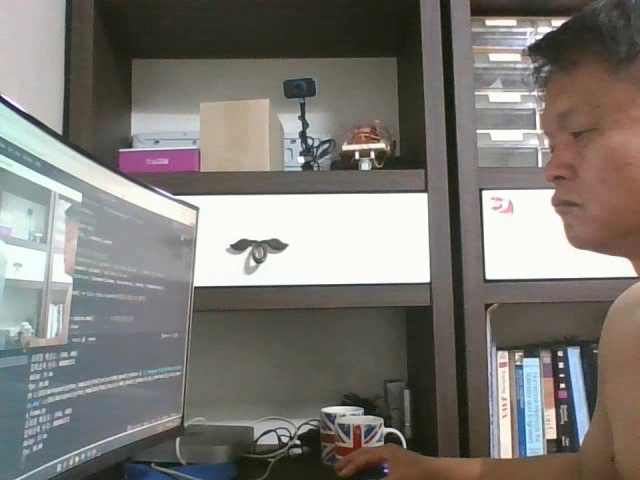
#> input picture frame 8 of ch_04_Interface/img/video_file.avi, 640 x 480 px, given in place of the camera
$ python 22_read_camera_write_video.py
#> lines starting #> are read from the running program, lines starting #| are printed output that depends on the picture; after the words box and inside, x2 and y2 are one past the last pixel; in counts of white or black regions, pixels touching at a corner belong together
# 22_read_camera_write_video.py

import cv2

# 비디오 캡처 객체 생성 (기본 카메라 사용)
camera = cv2.VideoCapture(0)

# 비디오 저장을 위한 설정
fourcc = cv2.VideoWriter_fourcc(*'XVID')
fileName = "output.mp4"
out = cv2.VideoWriter( fileName, fourcc, 20.0, (640, 480) )

name = "Your Name"  # 여기에 자신의 이름을 입력하세요

fps = int( camera.get( cv2.CAP_PROP_FPS ) )        # 초당 프레임 수
delay = int(1000/fps)                              # 지연 시간 (ms)
width = int( camera.get(cv2.CAP_PROP_FRAME_WIDTH) )   # 동영상 넓이
height = int( camera.get(cv2.CAP_PROP_FRAME_HEIGHT) ) # 동영상 높이

font = cv2.FONT_HERSHEY_SIMPLEX # 폰트
fs = fontScale = 0.7 # 폰트 크기 비율
fc = fontColor = (0, 255, 0 ) # 폰트 칼라

count = 0  # 프레임 카운트 초기화

while camera.isOpened() and count < 400 :
    ret, frame = camera.read()
#> frame is the input picture: shape (480, 640, 3); mean B, G, R 116.7, 121.4, 124.7
    if not ret: break

    count += 1

    blue, green, red = cv2.split(frame)             # 영상의 채널 분리
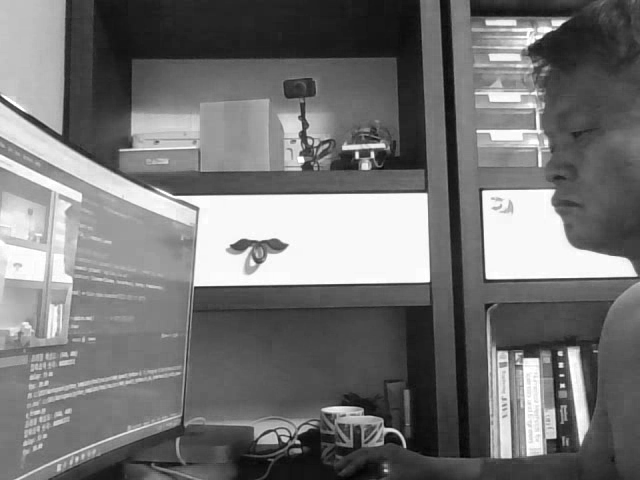
#> blue: shape (480, 640); min 0, max 255, mean 116.7
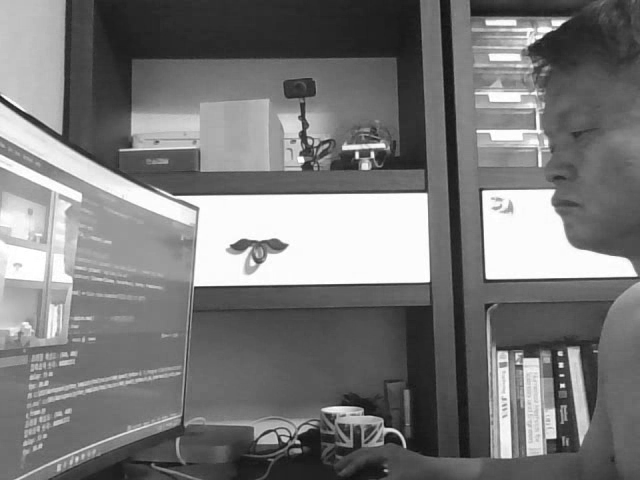
#> green: shape (480, 640); min 10, max 255, mean 121.4
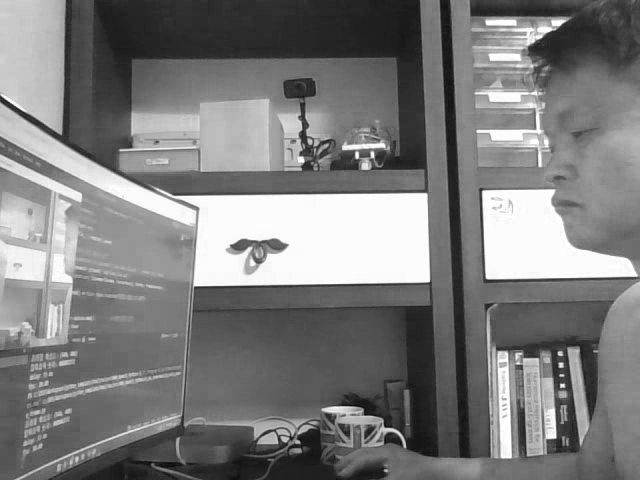
#> red: shape (480, 640); min 10, max 255, mean 124.7

    if   count > 300 : cv2.add( red  , 100, red )    # red 채널 밝기 100 증가
    elif count > 200 : cv2.add( green, 100, green )  # green 채널 밝기 100 증가
    elif count > 100 : cv2.add( blue , 100, blue )   # blue 채널 밝기 100 증가

    frame = cv2.merge( [blue, green, red] )         # 영상의 채널 합성

    # 프레임에 텍스트 정보 출력
    x, y, dy = 20, 0, 30

    frameInfos = [ f"Name: {name}", f"Frame count: {count}", f"FPS: {fps}", f"Width: {width} px", f"Height: {height} px" ]

    for text in frameInfos :
        cv2.putText( frame, text, (x, y := y+dy), font, fs, fc, 2, cv2.LINE_AA )
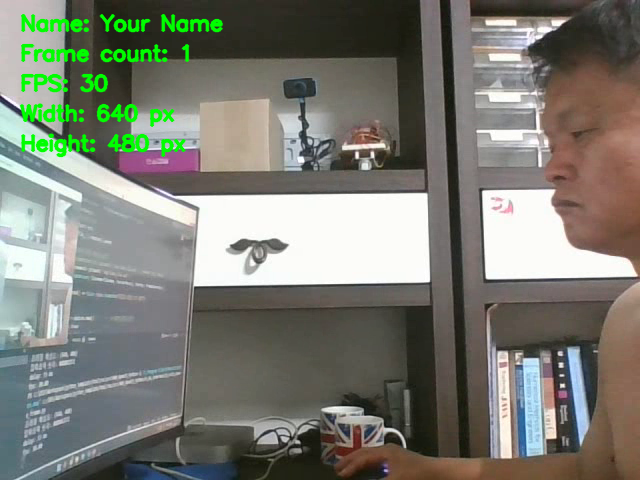
#> frame: shape (480, 640, 3); 2.87% of pixels changed, all inside (x1, y1, x2, y2) = (19, 13, 224, 158)

    # 프레임에 사각형 그리기
    th = thickness = 6                      # 사각형 선의 두께
    start_point = ( th, th )                  # 사각형의 시작점
    end_point = ( width//2, height - th)   # 사각형의 끝점
    color = (0, 255, 255)      # 사각형의 색 (BGR: 파랑, 초록, 빨강)
    cv2.rectangle(frame, start_point, end_point, color, thickness)
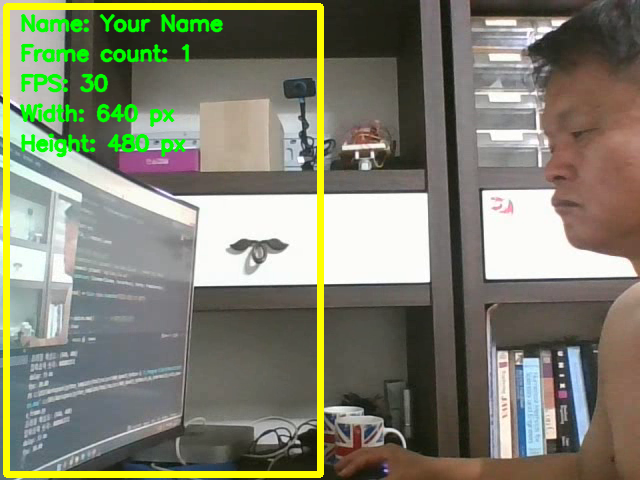
#> frame: shape (480, 640, 3); 3.56% of pixels changed, all inside (x1, y1, x2, y2) = (3, 3, 324, 478)

    # 결과 프레임을 비디오 파일에 저장
    out.write(frame)

    # 프레임을 화면에 표시
    cv2.imshow('Frame', frame)

    # ESC, Q 키를 누르면 루프를 종료
    if ( cv2.waitKey( delay ) & 0xff ) in ( 27, 81, 113 ) : break
#> (key Esc is pressed here)
pass

# 모든 리소스 해제
camera.release()
out.release()
cv2.destroyAllWindows()

print( "동영상 변환이 완료되었습니다.")

$ run again, starting later in the video
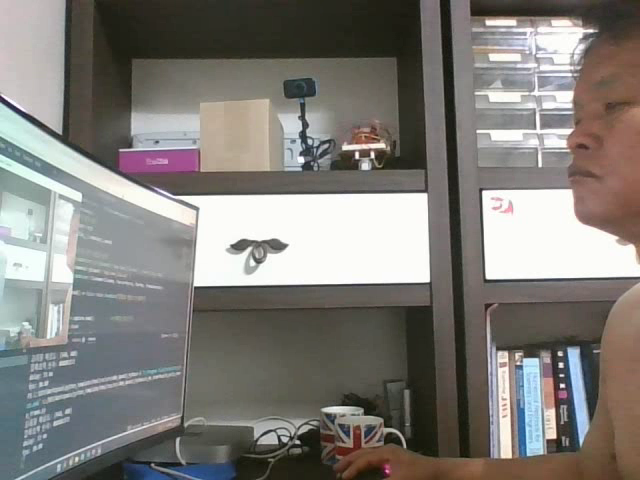
#> input picture frame 37 of ch_04_Interface/img/video_file.avi, 640 x 480 px, given in place of the camera
#> frame is the input picture: shape (480, 640, 3); mean B, G, R 120.7, 125.1, 128
#> after the loop `for text in frameInfos :`:
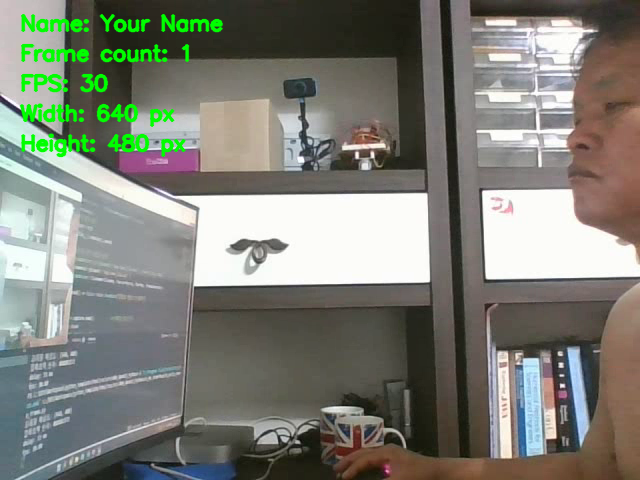
#> frame: shape (480, 640, 3); 2.87% of pixels changed, all inside (x1, y1, x2, y2) = (19, 13, 224, 158)
#> `cv2.rectangle(frame, start_point, end_point, color, thickness)`:
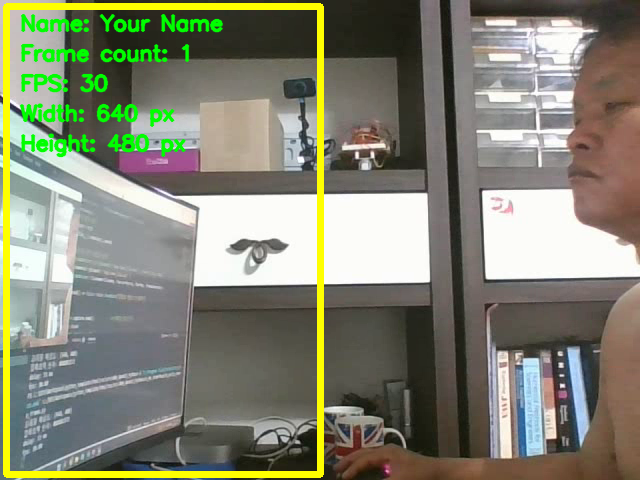
#> frame: shape (480, 640, 3); 3.56% of pixels changed, all inside (x1, y1, x2, y2) = (3, 3, 324, 478)

$ run again, starting later in the video
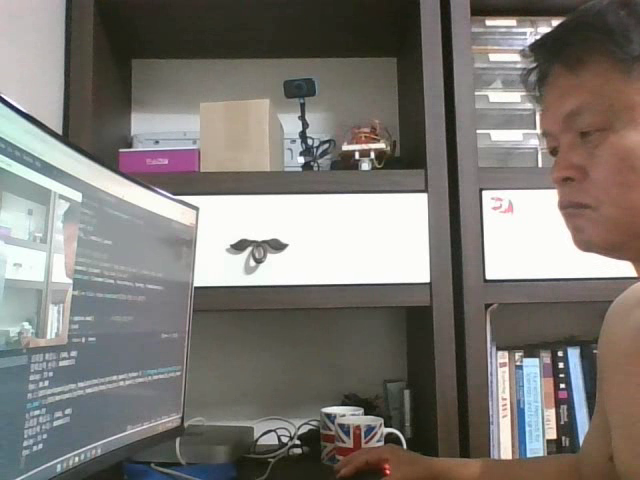
#> input picture frame 66 of ch_04_Interface/img/video_file.avi, 640 x 480 px, given in place of the camera
#> frame is the input picture: shape (480, 640, 3); mean B, G, R 116.2, 121.2, 124.9
#> after the loop `for text in frameInfos :`:
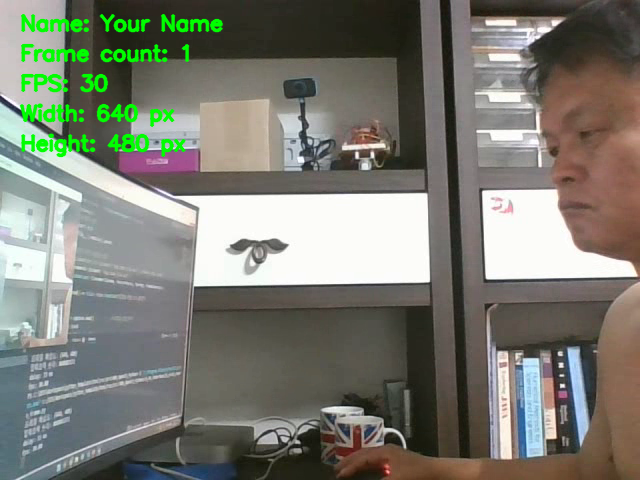
#> frame: shape (480, 640, 3); 2.87% of pixels changed, all inside (x1, y1, x2, y2) = (19, 13, 224, 158)
#> `cv2.rectangle(frame, start_point, end_point, color, thickness)`:
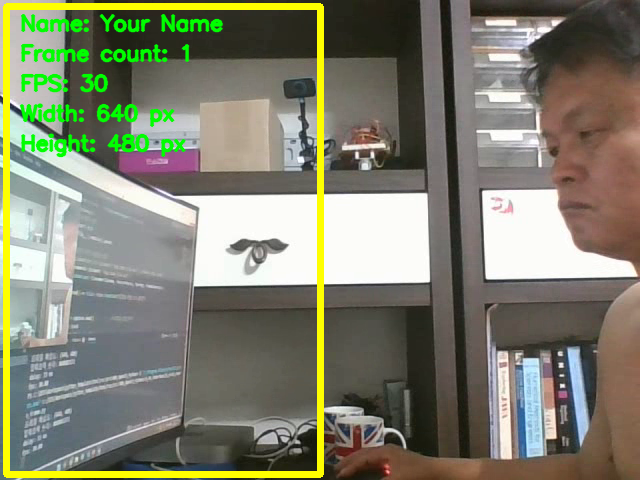
#> frame: shape (480, 640, 3); 3.56% of pixels changed, all inside (x1, y1, x2, y2) = (3, 3, 324, 478)
